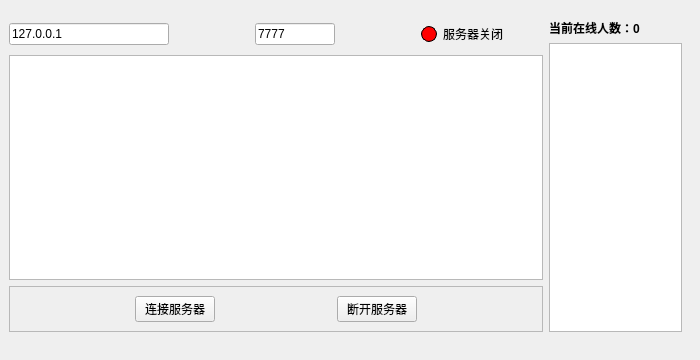
<?xml version="1.0" encoding="UTF-8"?>
<ui version="4.0">
 <class>ServerMainWindow</class>
 <widget class="QWidget" name="ServerMainWindow">
  <property name="geometry">
   <rect>
    <x>0</x>
    <y>0</y>
    <width>700</width>
    <height>360</height>
   </rect>
  </property>
  <property name="windowTitle">
   <string>ChatServerWindow</string>
  </property>
  <widget class="QFrame" name="frame_2">
   <property name="geometry">
    <rect>
     <x>0</x>
     <y>10</y>
     <width>691</width>
     <height>331</height>
    </rect>
   </property>
   <property name="sizePolicy">
    <sizepolicy hsizetype="Preferred" vsizetype="Preferred">
     <horstretch>0</horstretch>
     <verstretch>0</verstretch>
    </sizepolicy>
   </property>
   <property name="minimumSize">
    <size>
     <width>601</width>
     <height>321</height>
    </size>
   </property>
   <property name="frameShape">
    <enum>QFrame::Shape::NoFrame</enum>
   </property>
   <property name="frameShadow">
    <enum>QFrame::Shadow::Plain</enum>
   </property>
   <layout class="QHBoxLayout" name="horizontalLayout_2" stretch="8,2">
    <item>
     <layout class="QVBoxLayout" name="verticalLayout" stretch="1,15,0">
      <item>
       <layout class="QHBoxLayout" name="horizontalLayout_3" stretch="2,1,1,1,0,0,0">
        <item>
         <widget class="QLineEdit" name="serverHostLineEdit">
          <property name="text">
           <string>127.0.0.1</string>
          </property>
         </widget>
        </item>
        <item>
         <spacer name="horizontalSpacer_4">
          <property name="orientation">
           <enum>Qt::Orientation::Horizontal</enum>
          </property>
          <property name="sizeType">
           <enum>QSizePolicy::Policy::Expanding</enum>
          </property>
          <property name="sizeHint" stdset="0">
           <size>
            <width>150</width>
            <height>30</height>
           </size>
          </property>
         </spacer>
        </item>
        <item>
         <widget class="QLineEdit" name="serverPortLineEdit">
          <property name="text">
           <string>7777</string>
          </property>
         </widget>
        </item>
        <item>
         <spacer name="horizontalSpacer_6">
          <property name="orientation">
           <enum>Qt::Orientation::Horizontal</enum>
          </property>
          <property name="sizeHint" stdset="0">
           <size>
            <width>40</width>
            <height>20</height>
           </size>
          </property>
         </spacer>
        </item>
        <item>
         <widget class="QLabel" name="statusLEDLabel">
          <property name="minimumSize">
           <size>
            <width>16</width>
            <height>16</height>
           </size>
          </property>
          <property name="maximumSize">
           <size>
            <width>16</width>
            <height>16</height>
           </size>
          </property>
          <property name="styleSheet">
           <string notr="true">background-color:red; 
border-radius: 8px;
border:1px solid black;</string>
          </property>
          <property name="text">
           <string/>
          </property>
         </widget>
        </item>
        <item>
         <widget class="QLabel" name="serverStatusLabel">
          <property name="text">
           <string>服务器关闭</string>
          </property>
         </widget>
        </item>
        <item>
         <spacer name="horizontalSpacer_5">
          <property name="orientation">
           <enum>Qt::Orientation::Horizontal</enum>
          </property>
          <property name="sizeHint" stdset="0">
           <size>
            <width>40</width>
            <height>20</height>
           </size>
          </property>
         </spacer>
        </item>
       </layout>
      </item>
      <item>
       <widget class="QListWidget" name="chatMsgListWidget">
        <property name="maximumSize">
         <size>
          <width>550</width>
          <height>300</height>
         </size>
        </property>
       </widget>
      </item>
      <item>
       <widget class="QFrame" name="frame">
        <property name="frameShape">
         <enum>QFrame::Shape::StyledPanel</enum>
        </property>
        <property name="frameShadow">
         <enum>QFrame::Shadow::Raised</enum>
        </property>
        <layout class="QHBoxLayout" name="horizontalLayout">
         <item>
          <spacer name="horizontalSpacer_2">
           <property name="orientation">
            <enum>Qt::Orientation::Horizontal</enum>
           </property>
           <property name="sizeHint" stdset="0">
            <size>
             <width>40</width>
             <height>20</height>
            </size>
           </property>
          </spacer>
         </item>
         <item>
          <widget class="QPushButton" name="serverONButton">
           <property name="text">
            <string>连接服务器</string>
           </property>
          </widget>
         </item>
         <item>
          <spacer name="horizontalSpacer">
           <property name="orientation">
            <enum>Qt::Orientation::Horizontal</enum>
           </property>
           <property name="sizeHint" stdset="0">
            <size>
             <width>103</width>
             <height>20</height>
            </size>
           </property>
          </spacer>
         </item>
         <item>
          <widget class="QPushButton" name="serverOFFButton">
           <property name="text">
            <string>断开服务器</string>
           </property>
          </widget>
         </item>
         <item>
          <spacer name="horizontalSpacer_3">
           <property name="orientation">
            <enum>Qt::Orientation::Horizontal</enum>
           </property>
           <property name="sizeHint" stdset="0">
            <size>
             <width>40</width>
             <height>20</height>
            </size>
           </property>
          </spacer>
         </item>
        </layout>
       </widget>
      </item>
     </layout>
    </item>
    <item>
     <layout class="QVBoxLayout" name="verticalLayout_2">
      <item>
       <widget class="QLabel" name="userNumLabel">
        <property name="font">
         <font>
          <family>Microsoft YaHei UI</family>
         </font>
        </property>
        <property name="text">
         <string>&lt;html&gt;&lt;head/&gt;&lt;body&gt;&lt;p&gt;&lt;span style=&quot; font-weight:700;&quot;&gt;当前在线人数：0&lt;/span&gt;&lt;/p&gt;&lt;/body&gt;&lt;/html&gt;</string>
        </property>
       </widget>
      </item>
      <item>
       <widget class="QListWidget" name="userListWidget"/>
      </item>
     </layout>
    </item>
   </layout>
  </widget>
 </widget>
 <resources/>
 <connections/>
</ui>
